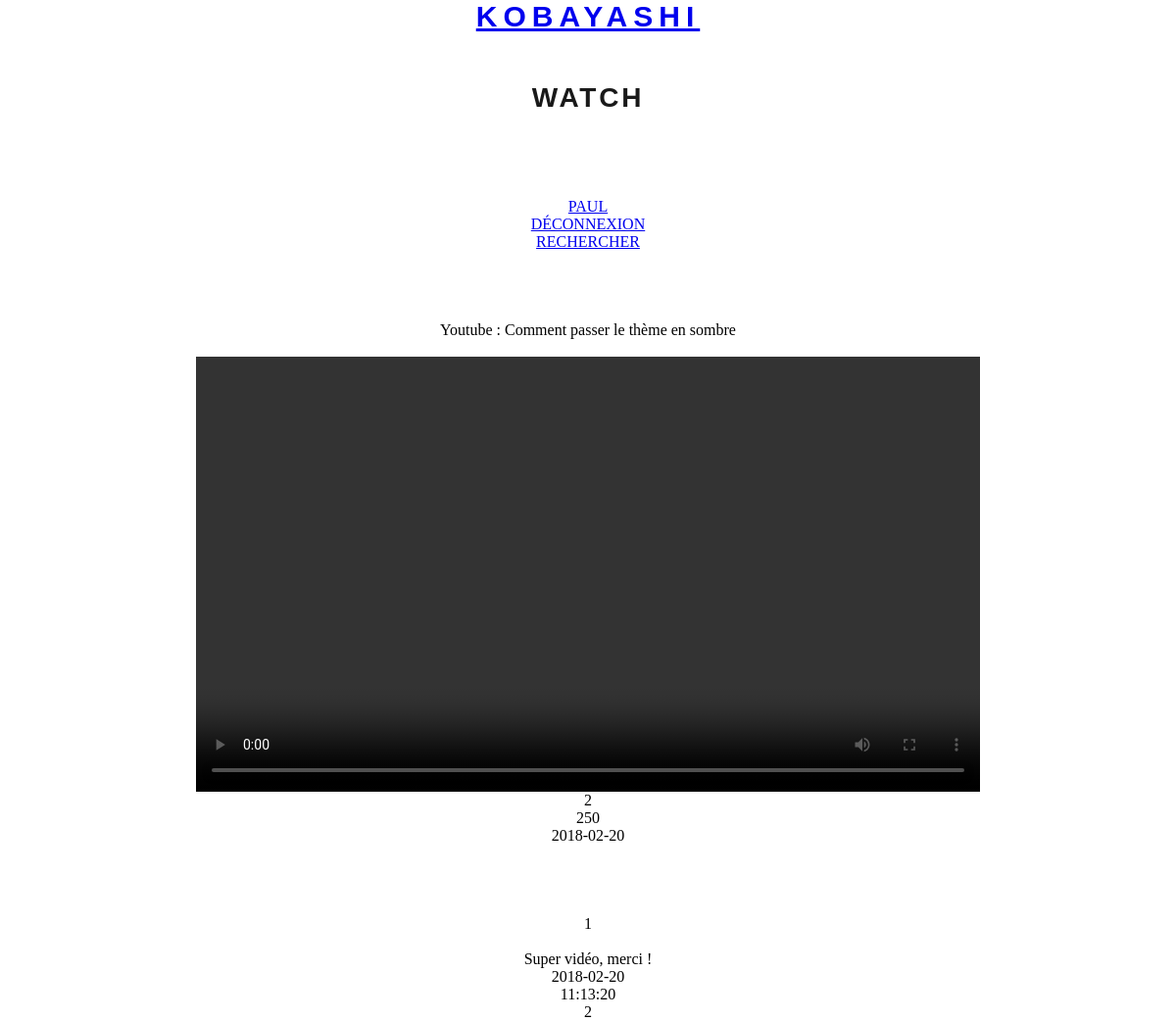
/watch.php?id=1 (signed in), run on an earlier commit of the app's database.
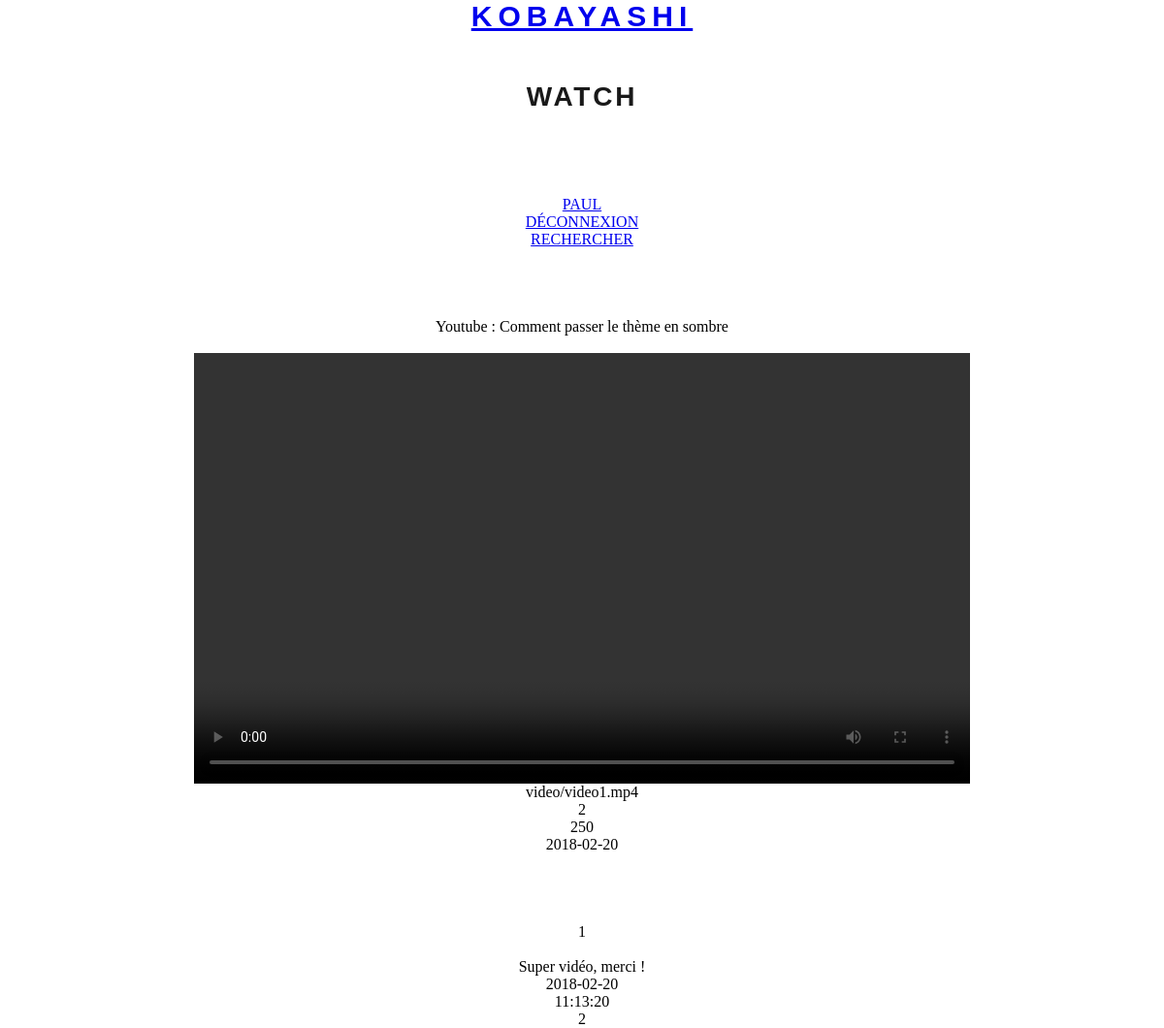
And on a later commit of the database.
### tables this page shows
CREATE TABLE video(
	vidID INT PRIMARY KEY NOT NULL AUTO_INCREMENT,
	vidNom varchar(80),
	vidChemin varchar(255),
	vidDate date,
	vidHour time,
	vidVues int(255),
	vidAutorID int,
	foreign key (vidAutorID) references user(usrID)
);

### controleur/controleur.php (called while the page is built, shortened)
<?php
		include ("modele/modele.php");
		class Controleur
		{
			private $unModele;
			public function __construct ($serveur, $bdd, $user, $mdp, $uneTable)
			{
				$this->unModele = new Modele ($serveur, $bdd, $user, $mdp);
				$this->unModele->setTable($uneTable);
			}
			public function selectVideo($motcleID)
			{
				if (empty($motcleID))
				{
						return null;
				} else {
					return $this->unModele->selectVideo($motcleID);
				}
			}
		}
?>

### settings.php (called while the page is built)
<?php
$unControleur = new Controleur("localhost","kobayashi_IA","root","root", "user");

### modele/modele.php (called while the page is built, shortened)
<?php
	class Modele
	{
		private $pdo, $table;
		public function __construct($serveur,$bdd,$user,$mdp)
		{
			$this->pdo= null;
			try
			{
			$this->pdo = new PDO ("mysql:host=".$serveur.";dbname=".$bdd,$user,$mdp);
			}
			catch (Exception $exp)
			{
				echo "<br/> Erreur de connexion à la BDD".$bdd;
			}
		}
		public function selectVideo($motcleID){
			$requete = "select * from video
						where vidID like :motcleID" ;
			$donnees = array (":motcleID"=>$motcleID);
			if ($this->pdo ==null)
			{
				return null;
			} else {
				$select = $this->pdo->prepare($requete);
				$select->execute($donnees);
				$resultats = $select->fetchAll();
				return $resultats;
			}
		}
	}
?>

### vue/vueWatch.php (the view)
<html>
	<body>
	<center>
		<br><br><br><br>
		<div class="container">
		<table class ="table">
<?php
		foreach ($resultatsVideo as $unResultat)
		{
			echo "
					<p>".$unResultat['vidNom']."</p><br>
					<video width='800' height='444' controls='controls'>
 		 			<source src='".$unResultat['vidChemin']."' type='video/mp4'/>
					</video>
					<p>".$unResultat['vidChemin']."</p>
					<p>".$unResultat['vidAutorID']."</p>
					<p>".$unResultat['vidVues']. "</p>
					<p>".$unResultat['vidDate']."</p>"
				;
		}
?>
			</table>
			</div>
		</center>
	</body>
</html>

What changed in the data, as far as the page shows it:
changed video "Youtube : Comment passer le thème en sombre": vidChemin (not shown) → "video/video1.mp4"
